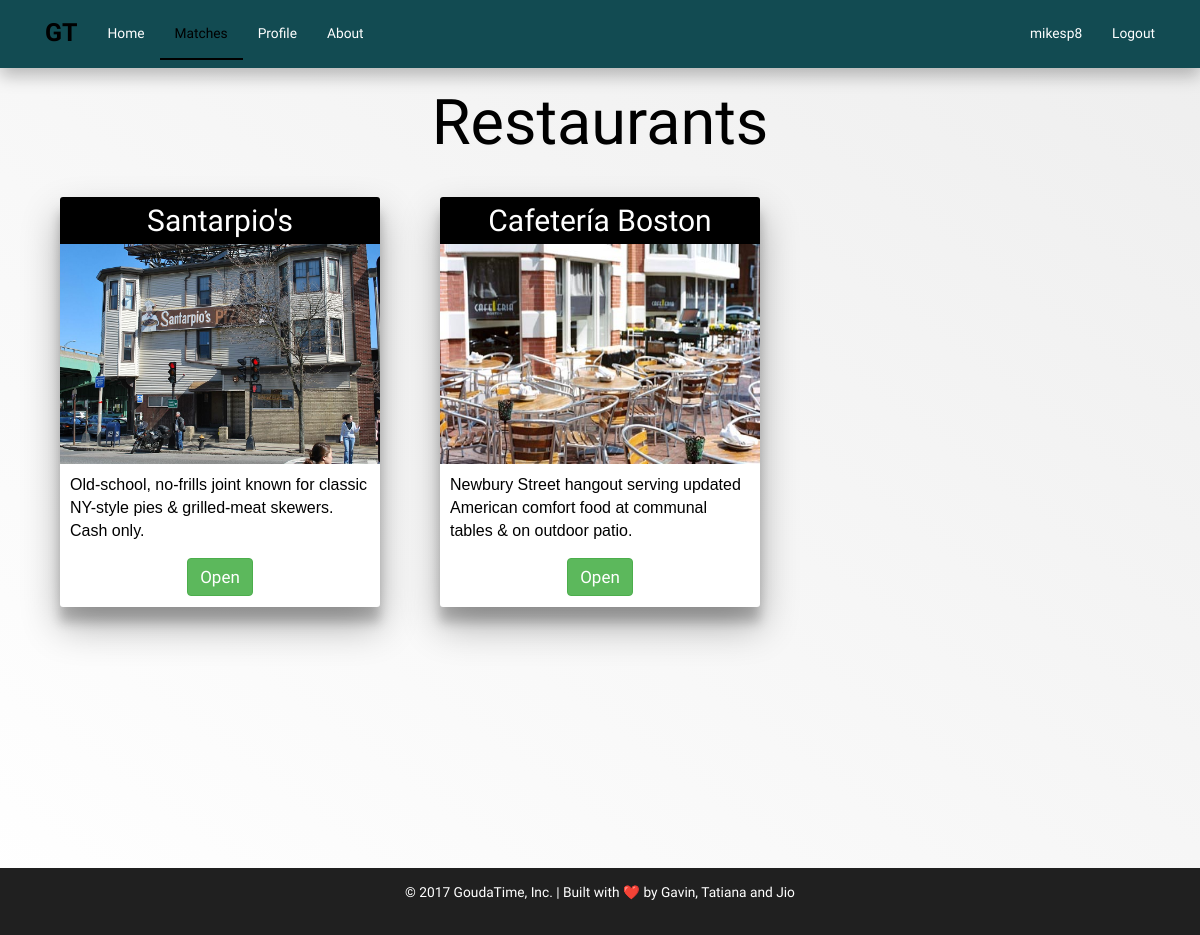
/swiper/matches/ (signed in), run on the app's committed database.
### swiper/models.py (models this page shows, shortened)
class Match(models.Model):
    user = models.ForeignKey(User, related_name="match_user")
    restaurant = models.ForeignKey(Restaurant, related_name="match_restaurant")
    date_matched = models.DateField(auto_now_add=True, editable=False)
    deny = models.BooleanField(default=False)

class Restaurant(models.Model):
    id = models.UUIDField(primary_key=True, default=uuid.uuid4, editable=False)
    name = models.CharField(max_length=100, help_text="Enter the restaurant name (e.g. Santarpio's or Jimmy's Subs)")
    description = models.TextField(max_length=1000, help_text="Enter a brief description of the restaurant")
    address = models.CharField(max_length=75, help_text='123 Sample St, City ST 90210')
    hours = models.CharField(max_length=200, help_text="Enter the restaurant hours (e.g. M-F 9-5, Sat 12-5, Sun Closed)")
    pictures = models.ManyToManyField(Picture, help_text="Select pictures for this restaurant")
    category = models.CharField(max_length=50, help_text="Enter the general food category (e.g. Mexican, American, Thai, etc)")
    def __str__(self):
        return str(self.name)

class Picture(models.Model):
    id = models.UUIDField(primary_key=True, default=uuid.uuid4, editable=False)
    name = models.CharField(max_length=100, help_text="Enter the picture name (e.g. Seating Area, or Kitchen)")
    image = models.ImageField(upload_to = 'swiper/static/img/', default = 'swiper/static/img/no-img.png')

### swiper/views.py (the view)
@login_required
def matches(request):
    user_pk = request.user.pk
    matches = MatchManager.get_matches(user=user_pk, deny=False)
    if request.method == 'POST':
        form = RemoveMatchForm(request.POST)
        if form.is_valid():
            form.save(request.user)
            return redirect('Matches')
    else:
        form = RemoveMatchForm()
    return render(request, 'matches.html',
                              {'matches': matches},)

### swiper/models.py (called while the page is built)
    def get_matches(user, deny=False):
        matches = Match.objects.filter(user=user, deny=deny)
        return matches

### swiper/templates/matches.html (shortened to what this page needs)
{% extends "base.html" %}
{% load bootstrap3 %}
{% block nav-matches %}<a href="#" class="nav-active">Matches</a>{% endblock %}
{% block content %}
<div class="container container-full" onload="initElement();">
    <div class="row">
        <h1>Restaurants</h1>
    </div>
    <div class="row">
        {% if matches %}
            {% for match in matches %}
            <div class="card card-match" style="width: 32rem;">
                <div class="card-body">
                    <h2 class="card-title">{{ match.restaurant }}</h2>
                    {% for picture in match.restaurant.pictures.all %}
                    <img class="card-img-top card-img-top-restaurant" src="/{{ picture.image }}" alt="{{ picture.name }}">
                    {% endfor %}
                    <p class="card-text">{{ match.restaurant.description|truncatewords:15 }}</p>
                    <a href="/swiper/restaurants/{{match.restaurant.id}}" class="btn btn-success match-button">Open</a>
                </div>
            </div>
            {% endfor %}
        {% else %}
            <h2>Hm. 😐 It doesn't appear you have any matches.</h2>
            <p>Maybe try clicking on the <a href="/swiper" class="icon-no-style">{% bootstrap_icon "home" %}</a> button?</p>
        {% endif %}
    </div>
</div>
{% endblock %}

### swiper/templates/base.html (shortened to what this page needs)
{% load static %}
{% load bootstrap3 %}
<!DOCTYPE html>
<html lang="en">
<head>
    <link href="{% static 'css/bootstrap.min.css' %}" rel="stylesheet">
    <link href="{% static 'css/styles.css' %}" rel="stylesheet">
</head>
<body>
    {% block nav %}
    <nav class="navbar navbar-inverse navbar-fixed-top navbar-gouda">
        <div class="container">
            <form class="navbar-form navbar-left">
                <div class="navbar-header">
                        <a class="navbar-brand navbar-thicc" href="/swiper">GT</a>
                </div>
                <ul class="nav navbar-nav">
                    {% if user.is_authenticated %}
                    <li>{% block nav-home %}<a href="/swiper/">{% bootstrap_icon "home" %} Home</a>{% endblock %}</li>
                    <li>{% block nav-matches %}<a href="/swiper/matches" >Matches</a>{% endblock %}</li>
                    <li class="profile">{% block nav-profile %}<a href="/swiper/profile/">Profile</a>{% endblock %}</li>
                    {% endif %}
                    <li>{% block nav-about %}<a href="/swiper/about">About</a>{% endblock %}</li>
                </ul>
            </form>
            <form class="navbar-form navbar-right">
                {% if user.is_authenticated %}
                <ul class="nav navbar-nav">
                    <li class="navbar-button-right"><a href="/swiper/profile/">{% bootstrap_icon "user" %} {{user.username}}</a></li>
                    <li><a href="/accounts/logout">Logout</a></li>
                </ul>
                {% else %}
                <ul class="nav navbar-nav navbar-right-buttons">
                    <li class="navbar-button-right"><a href="/accounts/login"><span class="glyphicon glyphicon-user" aria-hidden="true"></span> Log in</a></li>
                    <li class=""><a href="/swiper/signup">Sign up</a></li>
                </ul>
                {% endif %}
            </form>
        </div>
    </nav>
    {% endblock %}
    <div class="jumbotron">
        <div class="container">
            <div class="card card-inverse card-danger text-center">
            {% block content %}{% endblock %}
        </div>
    </div>
    <div class="footer">
        <footer>
            &copy; 2017 GoudaTime, Inc. | Built with ❤️ by Gavin, Tatiana and Jio
        </footer>
    </div>
</body>
</html>

### data on the page
Match: restaurant "Santarpio's", restaurant.description "Old-school, no-frills joint known for classic NY-style pies & grilled-meat skewers. Cash only."
Picture: image (picture)
Match: restaurant "Cafetería Boston", restaurant.description "Newbury Street hangout serving updated American comfort food at communal tables & on outdoor patio."
Picture: image (picture)

### other printed values
{{ user.username }} "mikesp8"
